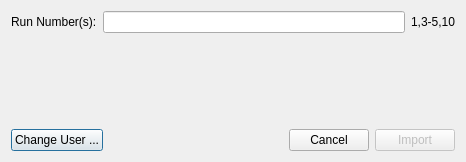
<?xml version="1.0" encoding="UTF-8"?>
<ui version="4.0">
 <class>Dialog</class>
 <widget class="QDialog" name="Dialog">
  <property name="geometry">
   <rect>
    <x>0</x>
    <y>0</y>
    <width>466</width>
    <height>162</height>
   </rect>
  </property>
  <property name="windowTitle">
   <string>Dialog</string>
  </property>
  <layout class="QVBoxLayout" name="verticalLayout">
   <item>
    <layout class="QHBoxLayout" name="horizontalLayout_2">
     <item>
      <widget class="QLabel" name="label">
       <property name="text">
        <string>Run Number(s):</string>
       </property>
      </widget>
     </item>
     <item>
      <widget class="QLineEdit" name="run_number_lineedit"/>
     </item>
     <item>
      <widget class="QLabel" name="label_2">
       <property name="text">
        <string>1,3-5,10</string>
       </property>
      </widget>
     </item>
    </layout>
   </item>
   <item>
    <spacer name="verticalSpacer">
     <property name="orientation">
      <enum>Qt::Vertical</enum>
     </property>
     <property name="sizeHint" stdset="0">
      <size>
       <width>20</width>
       <height>49</height>
      </size>
     </property>
    </spacer>
   </item>
   <item>
    <layout class="QHBoxLayout" name="horizontalLayout_3">
     <item>
      <widget class="QPushButton" name="pushButton">
       <property name="text">
        <string>Change User ...</string>
       </property>
      </widget>
     </item>
     <item>
      <spacer name="horizontalSpacer_3">
       <property name="orientation">
        <enum>Qt::Horizontal</enum>
       </property>
       <property name="sizeHint" stdset="0">
        <size>
         <width>40</width>
         <height>20</height>
        </size>
       </property>
      </spacer>
     </item>
     <item>
      <widget class="QPushButton" name="cancel_button">
       <property name="text">
        <string>Cancel</string>
       </property>
      </widget>
     </item>
     <item>
      <widget class="QPushButton" name="import_button">
       <property name="enabled">
        <bool>false</bool>
       </property>
       <property name="text">
        <string>Import</string>
       </property>
      </widget>
     </item>
    </layout>
   </item>
  </layout>
 </widget>
 <tabstops>
  <tabstop>import_button</tabstop>
  <tabstop>run_number_lineedit</tabstop>
  <tabstop>cancel_button</tabstop>
  <tabstop>pushButton</tabstop>
 </tabstops>
 <resources/>
 <connections>
  <connection>
   <sender>cancel_button</sender>
   <signal>clicked()</signal>
   <receiver>Dialog</receiver>
   <slot>cancel_button_clicked()</slot>
   <hints>
    <hint type="sourcelabel">
     <x>334</x>
     <y>146</y>
    </hint>
    <hint type="destinationlabel">
     <x>80</x>
     <y>106</y>
    </hint>
   </hints>
  </connection>
  <connection>
   <sender>import_button</sender>
   <signal>clicked()</signal>
   <receiver>Dialog</receiver>
   <slot>import_button_clicked()</slot>
   <hints>
    <hint type="sourcelabel">
     <x>455</x>
     <y>151</y>
    </hint>
    <hint type="destinationlabel">
     <x>465</x>
     <y>99</y>
    </hint>
   </hints>
  </connection>
  <connection>
   <sender>run_number_lineedit</sender>
   <signal>returnPressed()</signal>
   <receiver>Dialog</receiver>
   <slot>run_number_return_pressed()</slot>
   <hints>
    <hint type="sourcelabel">
     <x>289</x>
     <y>30</y>
    </hint>
    <hint type="destinationlabel">
     <x>307</x>
     <y>89</y>
    </hint>
   </hints>
  </connection>
  <connection>
   <sender>pushButton</sender>
   <signal>clicked()</signal>
   <receiver>Dialog</receiver>
   <slot>change_user_clicked()</slot>
   <hints>
    <hint type="sourcelabel">
     <x>117</x>
     <y>151</y>
    </hint>
    <hint type="destinationlabel">
     <x>465</x>
     <y>71</y>
    </hint>
   </hints>
  </connection>
  <connection>
   <sender>run_number_lineedit</sender>
   <signal>textChanged(QString)</signal>
   <receiver>Dialog</receiver>
   <slot>run_number_text_changed()</slot>
   <hints>
    <hint type="sourcelabel">
     <x>199</x>
     <y>21</y>
    </hint>
    <hint type="destinationlabel">
     <x>259</x>
     <y>77</y>
    </hint>
   </hints>
  </connection>
 </connections>
 <slots>
  <slot>cancel_button_clicked()</slot>
  <slot>import_button_clicked()</slot>
  <slot>radio_button_changed()</slot>
  <slot>ipts_selection_changed()</slot>
  <slot>run_number_return_pressed()</slot>
  <slot>change_user_clicked()</slot>
  <slot>run_number_text_changed()</slot>
 </slots>
</ui>
